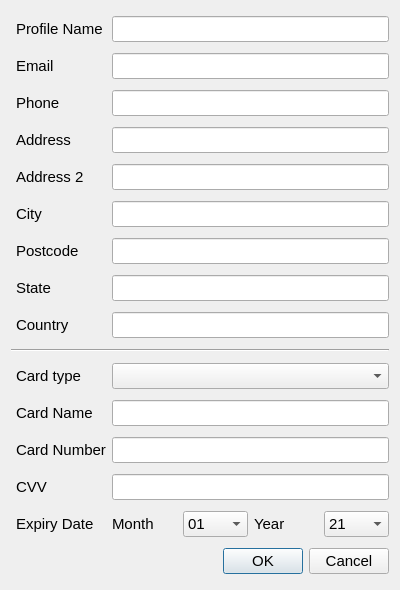
<?xml version="1.0" encoding="UTF-8"?>
<ui version="4.0">
 <class>Dialog</class>
 <widget class="QDialog" name="Dialog">
  <property name="geometry">
   <rect>
    <x>0</x>
    <y>0</y>
    <width>400</width>
    <height>590</height>
   </rect>
  </property>
  <property name="font">
   <font>
    <pointsize>11</pointsize>
   </font>
  </property>
  <property name="windowTitle">
   <string>Dialog</string>
  </property>
  <layout class="QGridLayout" name="gridLayout">
   <item row="5" column="1" colspan="4">
    <widget class="QLineEdit" name="txtCity">
     <property name="whatsThis">
      <string>&lt;html&gt;&lt;head/&gt;&lt;body&gt;&lt;p&gt;Your city&lt;/p&gt;&lt;/body&gt;&lt;/html&gt;</string>
     </property>
    </widget>
   </item>
   <item row="14" column="2">
    <widget class="QComboBox" name="cbExpiryMonth">
     <property name="layoutDirection">
      <enum>Qt::LeftToRight</enum>
     </property>
     <property name="autoFillBackground">
      <bool>false</bool>
     </property>
     <item>
      <property name="text">
       <string>01</string>
      </property>
     </item>
     <item>
      <property name="text">
       <string>02</string>
      </property>
     </item>
     <item>
      <property name="text">
       <string>03</string>
      </property>
     </item>
     <item>
      <property name="text">
       <string>04</string>
      </property>
     </item>
     <item>
      <property name="text">
       <string>05</string>
      </property>
     </item>
     <item>
      <property name="text">
       <string>06</string>
      </property>
     </item>
     <item>
      <property name="text">
       <string>07</string>
      </property>
     </item>
     <item>
      <property name="text">
       <string>07</string>
      </property>
     </item>
     <item>
      <property name="text">
       <string>08</string>
      </property>
     </item>
     <item>
      <property name="text">
       <string>09</string>
      </property>
     </item>
     <item>
      <property name="text">
       <string>10</string>
      </property>
     </item>
     <item>
      <property name="text">
       <string>11</string>
      </property>
     </item>
     <item>
      <property name="text">
       <string>12</string>
      </property>
     </item>
    </widget>
   </item>
   <item row="9" column="0" colspan="5">
    <widget class="Line" name="line">
     <property name="orientation">
      <enum>Qt::Horizontal</enum>
     </property>
    </widget>
   </item>
   <item row="14" column="4">
    <widget class="QComboBox" name="cbExpiryYear">
     <item>
      <property name="text">
       <string>21</string>
      </property>
     </item>
     <item>
      <property name="text">
       <string>22</string>
      </property>
     </item>
     <item>
      <property name="text">
       <string>23</string>
      </property>
     </item>
     <item>
      <property name="text">
       <string>24</string>
      </property>
     </item>
     <item>
      <property name="text">
       <string>25</string>
      </property>
     </item>
    </widget>
   </item>
   <item row="14" column="0">
    <widget class="QLabel" name="label_12">
     <property name="text">
      <string>Expiry Date</string>
     </property>
     <property name="margin">
      <number>5</number>
     </property>
     <property name="indent">
      <number>5</number>
     </property>
    </widget>
   </item>
   <item row="11" column="0">
    <widget class="QLabel" name="label_15">
     <property name="text">
      <string>Card Name</string>
     </property>
     <property name="margin">
      <number>5</number>
     </property>
     <property name="indent">
      <number>5</number>
     </property>
    </widget>
   </item>
   <item row="12" column="0">
    <widget class="QLabel" name="label_10">
     <property name="text">
      <string>Card Number</string>
     </property>
     <property name="margin">
      <number>5</number>
     </property>
     <property name="indent">
      <number>5</number>
     </property>
    </widget>
   </item>
   <item row="6" column="1" colspan="4">
    <widget class="QLineEdit" name="txtPostcode">
     <property name="toolTip">
      <string>&lt;html&gt;&lt;head/&gt;&lt;body&gt;&lt;p&gt;Postcode&lt;/p&gt;&lt;/body&gt;&lt;/html&gt;</string>
     </property>
    </widget>
   </item>
   <item row="6" column="0">
    <widget class="QLabel" name="label_7">
     <property name="text">
      <string>Postcode</string>
     </property>
     <property name="margin">
      <number>5</number>
     </property>
     <property name="indent">
      <number>5</number>
     </property>
    </widget>
   </item>
   <item row="4" column="1" colspan="4">
    <widget class="QLineEdit" name="txtAddress2">
     <property name="toolTip">
      <string>&lt;html&gt;&lt;head/&gt;&lt;body&gt;&lt;p&gt;Address 2&lt;/p&gt;&lt;/body&gt;&lt;/html&gt;</string>
     </property>
    </widget>
   </item>
   <item row="2" column="1" colspan="4">
    <widget class="QLineEdit" name="txtPhone">
     <property name="toolTip">
      <string>&lt;html&gt;&lt;head/&gt;&lt;body&gt;&lt;p&gt;Telephone number&lt;/p&gt;&lt;/body&gt;&lt;/html&gt;</string>
     </property>
    </widget>
   </item>
   <item row="3" column="1" colspan="4">
    <widget class="QLineEdit" name="txtAddress">
     <property name="toolTip">
      <string>&lt;html&gt;&lt;head/&gt;&lt;body&gt;&lt;p&gt;Main address&lt;/p&gt;&lt;/body&gt;&lt;/html&gt;</string>
     </property>
    </widget>
   </item>
   <item row="3" column="0">
    <widget class="QLabel" name="label_3">
     <property name="text">
      <string>Address</string>
     </property>
     <property name="margin">
      <number>5</number>
     </property>
     <property name="indent">
      <number>5</number>
     </property>
    </widget>
   </item>
   <item row="12" column="1" colspan="4">
    <widget class="QLineEdit" name="txtCardNumber">
     <property name="toolTip">
      <string>&lt;html&gt;&lt;head/&gt;&lt;body&gt;&lt;p&gt;Card number&lt;/p&gt;&lt;/body&gt;&lt;/html&gt;</string>
     </property>
    </widget>
   </item>
   <item row="10" column="0">
    <widget class="QLabel" name="label_9">
     <property name="text">
      <string>Card type</string>
     </property>
     <property name="margin">
      <number>5</number>
     </property>
     <property name="indent">
      <number>5</number>
     </property>
    </widget>
   </item>
   <item row="4" column="0">
    <widget class="QLabel" name="label_6">
     <property name="text">
      <string>Address 2</string>
     </property>
     <property name="margin">
      <number>5</number>
     </property>
     <property name="indent">
      <number>5</number>
     </property>
    </widget>
   </item>
   <item row="2" column="0">
    <widget class="QLabel" name="label_4">
     <property name="text">
      <string>Phone</string>
     </property>
     <property name="margin">
      <number>5</number>
     </property>
     <property name="indent">
      <number>5</number>
     </property>
    </widget>
   </item>
   <item row="14" column="3">
    <widget class="QLabel" name="label_13">
     <property name="text">
      <string>Year</string>
     </property>
    </widget>
   </item>
   <item row="10" column="1" colspan="4">
    <widget class="QComboBox" name="cbCardType">
     <property name="toolTip">
      <string>&lt;html&gt;&lt;head/&gt;&lt;body&gt;&lt;p&gt;Card type&lt;/p&gt;&lt;/body&gt;&lt;/html&gt;</string>
     </property>
     <item>
      <property name="text">
       <string/>
      </property>
     </item>
     <item>
      <property name="text">
       <string>Debit</string>
      </property>
     </item>
     <item>
      <property name="text">
       <string>Visa</string>
      </property>
     </item>
    </widget>
   </item>
   <item row="0" column="1" colspan="4">
    <widget class="QLineEdit" name="txtProfileName">
     <property name="toolTip">
      <string>&lt;html&gt;&lt;head/&gt;&lt;body&gt;&lt;p&gt;Profile name&lt;/p&gt;&lt;/body&gt;&lt;/html&gt;</string>
     </property>
    </widget>
   </item>
   <item row="15" column="1" colspan="4">
    <widget class="QDialogButtonBox" name="buttonBox">
     <property name="orientation">
      <enum>Qt::Horizontal</enum>
     </property>
     <property name="standardButtons">
      <set>QDialogButtonBox::Cancel|QDialogButtonBox::Ok</set>
     </property>
    </widget>
   </item>
   <item row="7" column="1" colspan="4">
    <widget class="QLineEdit" name="txtState"/>
   </item>
   <item row="14" column="1">
    <widget class="QLabel" name="label_14">
     <property name="text">
      <string>Month</string>
     </property>
    </widget>
   </item>
   <item row="8" column="0">
    <widget class="QLabel" name="label_8">
     <property name="text">
      <string>Country</string>
     </property>
     <property name="margin">
      <number>5</number>
     </property>
     <property name="indent">
      <number>5</number>
     </property>
    </widget>
   </item>
   <item row="7" column="0">
    <widget class="QLabel" name="label_16">
     <property name="text">
      <string>State</string>
     </property>
     <property name="margin">
      <number>5</number>
     </property>
     <property name="indent">
      <number>5</number>
     </property>
    </widget>
   </item>
   <item row="0" column="0">
    <widget class="QLabel" name="label">
     <property name="enabled">
      <bool>true</bool>
     </property>
     <property name="sizePolicy">
      <sizepolicy hsizetype="Maximum" vsizetype="Preferred">
       <horstretch>0</horstretch>
       <verstretch>0</verstretch>
      </sizepolicy>
     </property>
     <property name="text">
      <string>Profile Name</string>
     </property>
     <property name="margin">
      <number>5</number>
     </property>
     <property name="indent">
      <number>5</number>
     </property>
    </widget>
   </item>
   <item row="1" column="0">
    <widget class="QLabel" name="label_2">
     <property name="text">
      <string>Email</string>
     </property>
     <property name="margin">
      <number>5</number>
     </property>
     <property name="indent">
      <number>5</number>
     </property>
    </widget>
   </item>
   <item row="8" column="1" colspan="4">
    <widget class="QLineEdit" name="txtCountry">
     <property name="toolTip">
      <string>&lt;html&gt;&lt;head/&gt;&lt;body&gt;&lt;p&gt;Country&lt;/p&gt;&lt;/body&gt;&lt;/html&gt;</string>
     </property>
    </widget>
   </item>
   <item row="1" column="1" colspan="4">
    <widget class="QLineEdit" name="txtEmail">
     <property name="toolTip">
      <string>&lt;html&gt;&lt;head/&gt;&lt;body&gt;&lt;p&gt;Email address&lt;/p&gt;&lt;/body&gt;&lt;/html&gt;</string>
     </property>
    </widget>
   </item>
   <item row="11" column="1" colspan="4">
    <widget class="QLineEdit" name="txtCardName"/>
   </item>
   <item row="5" column="0">
    <widget class="QLabel" name="label_5">
     <property name="text">
      <string>City</string>
     </property>
     <property name="margin">
      <number>5</number>
     </property>
     <property name="indent">
      <number>5</number>
     </property>
    </widget>
   </item>
   <item row="13" column="1" colspan="4">
    <widget class="QLineEdit" name="txtCvv"/>
   </item>
   <item row="13" column="0">
    <widget class="QLabel" name="label_11">
     <property name="text">
      <string>CVV</string>
     </property>
     <property name="margin">
      <number>5</number>
     </property>
     <property name="indent">
      <number>5</number>
     </property>
    </widget>
   </item>
  </layout>
 </widget>
 <tabstops>
  <tabstop>txtProfileName</tabstop>
  <tabstop>txtEmail</tabstop>
  <tabstop>txtPhone</tabstop>
  <tabstop>txtAddress</tabstop>
  <tabstop>txtAddress2</tabstop>
  <tabstop>txtCity</tabstop>
  <tabstop>txtPostcode</tabstop>
  <tabstop>txtState</tabstop>
  <tabstop>txtCountry</tabstop>
  <tabstop>cbCardType</tabstop>
  <tabstop>txtCardName</tabstop>
  <tabstop>txtCardNumber</tabstop>
  <tabstop>cbExpiryMonth</tabstop>
  <tabstop>cbExpiryYear</tabstop>
 </tabstops>
 <resources/>
 <connections>
  <connection>
   <sender>buttonBox</sender>
   <signal>accepted()</signal>
   <receiver>Dialog</receiver>
   <slot>accept()</slot>
   <hints>
    <hint type="sourcelabel">
     <x>248</x>
     <y>254</y>
    </hint>
    <hint type="destinationlabel">
     <x>157</x>
     <y>274</y>
    </hint>
   </hints>
  </connection>
  <connection>
   <sender>buttonBox</sender>
   <signal>rejected()</signal>
   <receiver>Dialog</receiver>
   <slot>reject()</slot>
   <hints>
    <hint type="sourcelabel">
     <x>316</x>
     <y>260</y>
    </hint>
    <hint type="destinationlabel">
     <x>286</x>
     <y>274</y>
    </hint>
   </hints>
  </connection>
 </connections>
</ui>
